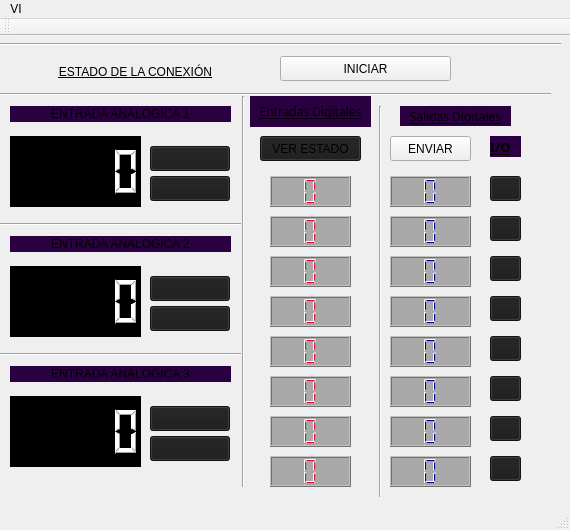
<?xml version="1.0" encoding="UTF-8"?>
<ui version="4.0">
 <class>MainWindow</class>
 <widget class="QMainWindow" name="MainWindow">
  <property name="geometry">
   <rect>
    <x>0</x>
    <y>0</y>
    <width>570</width>
    <height>530</height>
   </rect>
  </property>
  <property name="minimumSize">
   <size>
    <width>0</width>
    <height>0</height>
   </size>
  </property>
  <property name="windowTitle">
   <string>MainWindow</string>
  </property>
  <property name="autoFillBackground">
   <bool>false</bool>
  </property>
  <property name="styleSheet">
   <string notr="true"/>
  </property>
  <widget class="QWidget" name="centralWidget">
   <widget class="QLCDNumber" name="lcdNumber">
    <property name="geometry">
     <rect>
      <x>10</x>
      <y>100</y>
      <width>131</width>
      <height>71</height>
     </rect>
    </property>
    <property name="styleSheet">
     <string notr="true">QLCDNumber{color:rgb(255, 255, 255);background-color:rgb(0, 0, 0);}</string>
    </property>
    <property name="digitCount">
     <number>5</number>
    </property>
   </widget>
   <widget class="QLabel" name="label">
    <property name="geometry">
     <rect>
      <x>30</x>
      <y>20</y>
      <width>211</width>
      <height>31</height>
     </rect>
    </property>
    <property name="styleSheet">
     <string notr="true">

border-color: rgb(170, 170, 170);
font: 75 8pt &quot;Nirmala UI&quot;;
text-decoration: underline;</string>
    </property>
    <property name="text">
     <string>ESTADO DE LA CONEXIÓN</string>
    </property>
    <property name="alignment">
     <set>Qt::AlignCenter</set>
    </property>
   </widget>
   <widget class="QLCDNumber" name="lcdNumber_2">
    <property name="geometry">
     <rect>
      <x>10</x>
      <y>230</y>
      <width>131</width>
      <height>71</height>
     </rect>
    </property>
    <property name="styleSheet">
     <string notr="true">QLCDNumber{color:rgb(255, 255, 255);background-color:rgb(0, 0, 0);}</string>
    </property>
    <property name="digitCount">
     <number>5</number>
    </property>
   </widget>
   <widget class="QLCDNumber" name="lcdNumber_3">
    <property name="geometry">
     <rect>
      <x>10</x>
      <y>360</y>
      <width>131</width>
      <height>71</height>
     </rect>
    </property>
    <property name="styleSheet">
     <string notr="true">QLCDNumber{color:rgb(255, 255, 255);background-color:rgb(0, 0, 0);}</string>
    </property>
    <property name="digitCount">
     <number>5</number>
    </property>
   </widget>
   <widget class="QPushButton" name="pushButton">
    <property name="geometry">
     <rect>
      <x>280</x>
      <y>20</y>
      <width>171</width>
      <height>25</height>
     </rect>
    </property>
    <property name="styleSheet">
     <string notr="true">
border-color: rgb(159, 159, 159);
</string>
    </property>
    <property name="text">
     <string>INICIAR</string>
    </property>
   </widget>
   <widget class="QLabel" name="label_2">
    <property name="geometry">
     <rect>
      <x>10</x>
      <y>70</y>
      <width>221</width>
      <height>16</height>
     </rect>
    </property>
    <property name="styleSheet">
     <string notr="true">background-color: rgb(43, 0, 65);
border-color: rgb(170, 170, 170);</string>
    </property>
    <property name="text">
     <string>ENTRADA ANALOGICA 1</string>
    </property>
    <property name="alignment">
     <set>Qt::AlignCenter</set>
    </property>
   </widget>
   <widget class="QLabel" name="label_3">
    <property name="geometry">
     <rect>
      <x>10</x>
      <y>200</y>
      <width>221</width>
      <height>16</height>
     </rect>
    </property>
    <property name="styleSheet">
     <string notr="true">background-color: rgb(43, 0, 65);
border-color: rgb(170, 170, 170);</string>
    </property>
    <property name="text">
     <string>ENTRADA ANALOGICA 2</string>
    </property>
    <property name="alignment">
     <set>Qt::AlignCenter</set>
    </property>
   </widget>
   <widget class="QLabel" name="label_4">
    <property name="geometry">
     <rect>
      <x>10</x>
      <y>330</y>
      <width>221</width>
      <height>16</height>
     </rect>
    </property>
    <property name="styleSheet">
     <string notr="true">background-color: rgb(43, 0, 65);
border-color: rgb(170, 170, 170);</string>
    </property>
    <property name="text">
     <string>ENTRADA ANALOGICA 3</string>
    </property>
    <property name="alignment">
     <set>Qt::AlignCenter</set>
    </property>
   </widget>
   <widget class="QPushButton" name="Boton1">
    <property name="geometry">
     <rect>
      <x>150</x>
      <y>110</y>
      <width>80</width>
      <height>25</height>
     </rect>
    </property>
    <property name="styleSheet">
     <string notr="true">background-color: rgb(27, 27, 27);
border-color: rgb(159, 159, 159);
</string>
    </property>
    <property name="text">
     <string/>
    </property>
   </widget>
   <widget class="QPushButton" name="Boton2">
    <property name="geometry">
     <rect>
      <x>150</x>
      <y>140</y>
      <width>80</width>
      <height>25</height>
     </rect>
    </property>
    <property name="styleSheet">
     <string notr="true">background-color: rgb(27, 27, 27);
border-color: rgb(159, 159, 159);
</string>
    </property>
    <property name="text">
     <string/>
    </property>
   </widget>
   <widget class="QPushButton" name="Boton3">
    <property name="geometry">
     <rect>
      <x>150</x>
      <y>240</y>
      <width>80</width>
      <height>25</height>
     </rect>
    </property>
    <property name="styleSheet">
     <string notr="true">background-color: rgb(27, 27, 27);
border-color: rgb(159, 159, 159);
</string>
    </property>
    <property name="text">
     <string/>
    </property>
   </widget>
   <widget class="QLCDNumber" name="LcdOut1">
    <property name="geometry">
     <rect>
      <x>390</x>
      <y>140</y>
      <width>81</width>
      <height>31</height>
     </rect>
    </property>
    <property name="styleSheet">
     <string notr="true">QLCDNumber{color:rgb(0, 0, 139);background-color:rgb(169,169, 169);}</string>
    </property>
    <property name="digitCount">
     <number>1</number>
    </property>
   </widget>
   <widget class="QLCDNumber" name="LcdOut2">
    <property name="geometry">
     <rect>
      <x>390</x>
      <y>180</y>
      <width>81</width>
      <height>31</height>
     </rect>
    </property>
    <property name="styleSheet">
     <string notr="true">QLCDNumber{color:rgb(0, 0, 139);background-color:rgb(169,169, 169);}</string>
    </property>
    <property name="digitCount">
     <number>1</number>
    </property>
   </widget>
   <widget class="QLCDNumber" name="LcdOut3">
    <property name="geometry">
     <rect>
      <x>390</x>
      <y>220</y>
      <width>81</width>
      <height>31</height>
     </rect>
    </property>
    <property name="styleSheet">
     <string notr="true">QLCDNumber{color:rgb(0, 0, 139);background-color:rgb(169,169, 169);}</string>
    </property>
    <property name="digitCount">
     <number>1</number>
    </property>
   </widget>
   <widget class="QLCDNumber" name="LcdOut4">
    <property name="geometry">
     <rect>
      <x>390</x>
      <y>260</y>
      <width>81</width>
      <height>31</height>
     </rect>
    </property>
    <property name="styleSheet">
     <string notr="true">QLCDNumber{color:rgb(0, 0, 139);background-color:rgb(169,169, 169);}</string>
    </property>
    <property name="digitCount">
     <number>1</number>
    </property>
   </widget>
   <widget class="QLCDNumber" name="LcdOut8">
    <property name="geometry">
     <rect>
      <x>390</x>
      <y>420</y>
      <width>81</width>
      <height>31</height>
     </rect>
    </property>
    <property name="styleSheet">
     <string notr="true">QLCDNumber{color:rgb(0, 0, 139);background-color:rgb(169,169, 169);}</string>
    </property>
    <property name="digitCount">
     <number>1</number>
    </property>
   </widget>
   <widget class="QLCDNumber" name="LcdOut5">
    <property name="geometry">
     <rect>
      <x>390</x>
      <y>300</y>
      <width>81</width>
      <height>31</height>
     </rect>
    </property>
    <property name="styleSheet">
     <string notr="true">QLCDNumber{color:rgb(0, 0, 139);background-color:rgb(169,169, 169);}</string>
    </property>
    <property name="digitCount">
     <number>1</number>
    </property>
   </widget>
   <widget class="QLCDNumber" name="LcdOut6">
    <property name="geometry">
     <rect>
      <x>390</x>
      <y>340</y>
      <width>81</width>
      <height>31</height>
     </rect>
    </property>
    <property name="styleSheet">
     <string notr="true">QLCDNumber{color:rgb(0, 0, 139);background-color:rgb(169,169, 169);}</string>
    </property>
    <property name="digitCount">
     <number>1</number>
    </property>
   </widget>
   <widget class="QLCDNumber" name="LcdOut7">
    <property name="geometry">
     <rect>
      <x>390</x>
      <y>380</y>
      <width>81</width>
      <height>31</height>
     </rect>
    </property>
    <property name="styleSheet">
     <string notr="true">QLCDNumber{color:rgb(0, 0, 139);background-color:rgb(169,169, 169);}</string>
    </property>
    <property name="digitCount">
     <number>1</number>
    </property>
   </widget>
   <widget class="QLCDNumber" name="lcdNumber_12">
    <property name="geometry">
     <rect>
      <x>270</x>
      <y>260</y>
      <width>81</width>
      <height>31</height>
     </rect>
    </property>
    <property name="styleSheet">
     <string notr="true">QLCDNumber{color:rgb(220, 20, 60);background-color:rgb(169, 169, 169);}</string>
    </property>
    <property name="digitCount">
     <number>1</number>
    </property>
   </widget>
   <widget class="QLCDNumber" name="lcdNumber_13">
    <property name="geometry">
     <rect>
      <x>270</x>
      <y>140</y>
      <width>81</width>
      <height>31</height>
     </rect>
    </property>
    <property name="styleSheet">
     <string notr="true">QLCDNumber{color:rgb(220, 20, 60);background-color:rgb(169, 169, 169);}</string>
    </property>
    <property name="digitCount">
     <number>1</number>
    </property>
   </widget>
   <widget class="QLCDNumber" name="lcdNumber_14">
    <property name="geometry">
     <rect>
      <x>270</x>
      <y>180</y>
      <width>81</width>
      <height>31</height>
     </rect>
    </property>
    <property name="styleSheet">
     <string notr="true">QLCDNumber{color:rgb(220, 20, 60);background-color:rgb(169, 169, 169);}</string>
    </property>
    <property name="digitCount">
     <number>1</number>
    </property>
   </widget>
   <widget class="QLCDNumber" name="lcdNumber_15">
    <property name="geometry">
     <rect>
      <x>270</x>
      <y>340</y>
      <width>81</width>
      <height>31</height>
     </rect>
    </property>
    <property name="styleSheet">
     <string notr="true">QLCDNumber{color:rgb(220, 20, 60);background-color:rgb(169, 169, 169);}</string>
    </property>
    <property name="digitCount">
     <number>1</number>
    </property>
   </widget>
   <widget class="QLCDNumber" name="lcdNumber_16">
    <property name="geometry">
     <rect>
      <x>270</x>
      <y>220</y>
      <width>81</width>
      <height>31</height>
     </rect>
    </property>
    <property name="styleSheet">
     <string notr="true">QLCDNumber{color:rgb(220, 20, 60);background-color:rgb(169, 169, 169);}</string>
    </property>
    <property name="digitCount">
     <number>1</number>
    </property>
   </widget>
   <widget class="QLCDNumber" name="lcdNumber_17">
    <property name="geometry">
     <rect>
      <x>270</x>
      <y>380</y>
      <width>81</width>
      <height>31</height>
     </rect>
    </property>
    <property name="styleSheet">
     <string notr="true">QLCDNumber{color:rgb(220, 20, 60);background-color:rgb(169, 169, 169);}</string>
    </property>
    <property name="digitCount">
     <number>1</number>
    </property>
   </widget>
   <widget class="QLCDNumber" name="lcdNumber_18">
    <property name="geometry">
     <rect>
      <x>270</x>
      <y>300</y>
      <width>81</width>
      <height>31</height>
     </rect>
    </property>
    <property name="styleSheet">
     <string notr="true">QLCDNumber{color:rgb(220, 20, 60);background-color:rgb(169, 169, 169);}</string>
    </property>
    <property name="digitCount">
     <number>1</number>
    </property>
   </widget>
   <widget class="QLCDNumber" name="lcdNumber_19">
    <property name="geometry">
     <rect>
      <x>270</x>
      <y>420</y>
      <width>81</width>
      <height>31</height>
     </rect>
    </property>
    <property name="styleSheet">
     <string notr="true">QLCDNumber{color:rgb(220, 20, 60);background-color:rgb(169, 169, 169);}</string>
    </property>
    <property name="digitCount">
     <number>1</number>
    </property>
   </widget>
   <widget class="QLabel" name="label_5">
    <property name="geometry">
     <rect>
      <x>250</x>
      <y>60</y>
      <width>121</width>
      <height>31</height>
     </rect>
    </property>
    <property name="font">
     <font>
      <family>Tw Cen MT Condensed Extra Bold</family>
      <pointsize>9</pointsize>
      <underline>true</underline>
     </font>
    </property>
    <property name="styleSheet">
     <string notr="true">background-color: rgb(43, 0, 65);
selection-background-color: rgb(255, 255, 255);
border-color: rgb(170, 170, 170);</string>
    </property>
    <property name="text">
     <string>Entradas Digitales</string>
    </property>
    <property name="scaledContents">
     <bool>false</bool>
    </property>
    <property name="alignment">
     <set>Qt::AlignCenter</set>
    </property>
    <property name="wordWrap">
     <bool>false</bool>
    </property>
   </widget>
   <widget class="Line" name="line">
    <property name="geometry">
     <rect>
      <x>-20</x>
      <y>50</y>
      <width>571</width>
      <height>16</height>
     </rect>
    </property>
    <property name="orientation">
     <enum>Qt::Horizontal</enum>
    </property>
   </widget>
   <widget class="Line" name="line_2">
    <property name="geometry">
     <rect>
      <x>233</x>
      <y>60</y>
      <width>20</width>
      <height>391</height>
     </rect>
    </property>
    <property name="orientation">
     <enum>Qt::Vertical</enum>
    </property>
   </widget>
   <widget class="Line" name="line_3">
    <property name="geometry">
     <rect>
      <x>370</x>
      <y>70</y>
      <width>20</width>
      <height>391</height>
     </rect>
    </property>
    <property name="orientation">
     <enum>Qt::Vertical</enum>
    </property>
   </widget>
   <widget class="QPushButton" name="pushButton_5">
    <property name="geometry">
     <rect>
      <x>260</x>
      <y>100</y>
      <width>101</width>
      <height>25</height>
     </rect>
    </property>
    <property name="styleSheet">
     <string notr="true">background-color: rgb(27, 27, 27);
border-color: rgb(159, 159, 159);
</string>
    </property>
    <property name="text">
     <string>VER ESTADO</string>
    </property>
   </widget>
   <widget class="QLabel" name="label_7">
    <property name="geometry">
     <rect>
      <x>400</x>
      <y>70</y>
      <width>111</width>
      <height>20</height>
     </rect>
    </property>
    <property name="font">
     <font>
      <family>Tw Cen MT Condensed Extra Bold</family>
      <pointsize>9</pointsize>
      <underline>true</underline>
     </font>
    </property>
    <property name="styleSheet">
     <string notr="true">background-color: rgb(43, 0, 65);
border-color: rgb(170, 170, 170);</string>
    </property>
    <property name="text">
     <string>Salidas Digitales</string>
    </property>
    <property name="alignment">
     <set>Qt::AlignCenter</set>
    </property>
   </widget>
   <widget class="QPushButton" name="Send1">
    <property name="geometry">
     <rect>
      <x>490</x>
      <y>140</y>
      <width>31</width>
      <height>25</height>
     </rect>
    </property>
    <property name="styleSheet">
     <string notr="true">background-color: rgb(27, 27, 27);
border-color: rgb(159, 159, 159);
</string>
    </property>
    <property name="text">
     <string/>
    </property>
   </widget>
   <widget class="QPushButton" name="Send2">
    <property name="geometry">
     <rect>
      <x>490</x>
      <y>180</y>
      <width>31</width>
      <height>25</height>
     </rect>
    </property>
    <property name="styleSheet">
     <string notr="true">background-color: rgb(27, 27, 27);
border-color: rgb(159, 159, 159);
</string>
    </property>
    <property name="text">
     <string/>
    </property>
   </widget>
   <widget class="QPushButton" name="Send4">
    <property name="geometry">
     <rect>
      <x>490</x>
      <y>260</y>
      <width>31</width>
      <height>25</height>
     </rect>
    </property>
    <property name="styleSheet">
     <string notr="true">background-color: rgb(27, 27, 27);
border-color: rgb(159, 159, 159);
</string>
    </property>
    <property name="text">
     <string/>
    </property>
   </widget>
   <widget class="QPushButton" name="Send3">
    <property name="geometry">
     <rect>
      <x>490</x>
      <y>220</y>
      <width>31</width>
      <height>25</height>
     </rect>
    </property>
    <property name="styleSheet">
     <string notr="true">background-color: rgb(27, 27, 27);
border-color: rgb(159, 159, 159);
</string>
    </property>
    <property name="text">
     <string/>
    </property>
   </widget>
   <widget class="QPushButton" name="Send8">
    <property name="geometry">
     <rect>
      <x>490</x>
      <y>420</y>
      <width>31</width>
      <height>25</height>
     </rect>
    </property>
    <property name="styleSheet">
     <string notr="true">background-color: rgb(27, 27, 27);
border-color: rgb(159, 159, 159);
</string>
    </property>
    <property name="text">
     <string/>
    </property>
   </widget>
   <widget class="QPushButton" name="Send7">
    <property name="geometry">
     <rect>
      <x>490</x>
      <y>380</y>
      <width>31</width>
      <height>25</height>
     </rect>
    </property>
    <property name="styleSheet">
     <string notr="true">background-color: rgb(27, 27, 27);
border-color: rgb(159, 159, 159);
</string>
    </property>
    <property name="text">
     <string/>
    </property>
   </widget>
   <widget class="QPushButton" name="Send6">
    <property name="geometry">
     <rect>
      <x>490</x>
      <y>340</y>
      <width>31</width>
      <height>25</height>
     </rect>
    </property>
    <property name="styleSheet">
     <string notr="true">background-color: rgb(27, 27, 27);
border-color: rgb(159, 159, 159);
</string>
    </property>
    <property name="text">
     <string/>
    </property>
   </widget>
   <widget class="QPushButton" name="Send5">
    <property name="geometry">
     <rect>
      <x>490</x>
      <y>300</y>
      <width>31</width>
      <height>25</height>
     </rect>
    </property>
    <property name="styleSheet">
     <string notr="true">background-color: rgb(27, 27, 27);
border-color: rgb(159, 159, 159);
</string>
    </property>
    <property name="text">
     <string/>
    </property>
   </widget>
   <widget class="QLabel" name="label_6">
    <property name="geometry">
     <rect>
      <x>490</x>
      <y>100</y>
      <width>31</width>
      <height>21</height>
     </rect>
    </property>
    <property name="font">
     <font>
      <family>Yu Gothic UI Semibold</family>
      <pointsize>10</pointsize>
      <weight>75</weight>
      <bold>true</bold>
      <underline>true</underline>
     </font>
    </property>
    <property name="styleSheet">
     <string notr="true">background-color: rgb(43, 0, 65);
border-color: rgb(170, 170, 170);</string>
    </property>
    <property name="text">
     <string>I/O</string>
    </property>
   </widget>
   <widget class="QPushButton" name="Boton4">
    <property name="geometry">
     <rect>
      <x>150</x>
      <y>270</y>
      <width>80</width>
      <height>25</height>
     </rect>
    </property>
    <property name="styleSheet">
     <string notr="true">background-color: rgb(27, 27, 27);
border-color: rgb(159, 159, 159);
</string>
    </property>
    <property name="text">
     <string/>
    </property>
   </widget>
   <widget class="QPushButton" name="Boton6">
    <property name="geometry">
     <rect>
      <x>150</x>
      <y>400</y>
      <width>80</width>
      <height>25</height>
     </rect>
    </property>
    <property name="styleSheet">
     <string notr="true">background-color: rgb(27, 27, 27);
border-color: rgb(159, 159, 159);
</string>
    </property>
    <property name="text">
     <string/>
    </property>
   </widget>
   <widget class="QPushButton" name="Boton5">
    <property name="geometry">
     <rect>
      <x>150</x>
      <y>370</y>
      <width>80</width>
      <height>25</height>
     </rect>
    </property>
    <property name="styleSheet">
     <string notr="true">background-color: rgb(27, 27, 27);
border-color: rgb(159, 159, 159);
</string>
    </property>
    <property name="text">
     <string/>
    </property>
   </widget>
   <widget class="QPushButton" name="pushButton_2">
    <property name="geometry">
     <rect>
      <x>390</x>
      <y>100</y>
      <width>81</width>
      <height>25</height>
     </rect>
    </property>
    <property name="styleSheet">
     <string notr="true">
border-color: rgb(159, 159, 159);
</string>
    </property>
    <property name="text">
     <string>ENVIAR</string>
    </property>
   </widget>
   <widget class="Line" name="line_4">
    <property name="geometry">
     <rect>
      <x>-10</x>
      <y>0</y>
      <width>571</width>
      <height>16</height>
     </rect>
    </property>
    <property name="orientation">
     <enum>Qt::Horizontal</enum>
    </property>
   </widget>
   <widget class="Line" name="line_5">
    <property name="geometry">
     <rect>
      <x>0</x>
      <y>180</y>
      <width>241</width>
      <height>16</height>
     </rect>
    </property>
    <property name="orientation">
     <enum>Qt::Horizontal</enum>
    </property>
   </widget>
   <widget class="Line" name="line_6">
    <property name="geometry">
     <rect>
      <x>0</x>
      <y>310</y>
      <width>241</width>
      <height>16</height>
     </rect>
    </property>
    <property name="orientation">
     <enum>Qt::Horizontal</enum>
    </property>
   </widget>
  </widget>
  <widget class="QMenuBar" name="menuBar">
   <property name="geometry">
    <rect>
     <x>0</x>
     <y>0</y>
     <width>570</width>
     <height>25</height>
    </rect>
   </property>
   <widget class="QMenu" name="menuVI">
    <property name="title">
     <string>VI</string>
    </property>
   </widget>
   <addaction name="menuVI"/>
  </widget>
  <widget class="QToolBar" name="mainToolBar">
   <attribute name="toolBarArea">
    <enum>TopToolBarArea</enum>
   </attribute>
   <attribute name="toolBarBreak">
    <bool>false</bool>
   </attribute>
  </widget>
  <widget class="QStatusBar" name="statusBar"/>
 </widget>
 <layoutdefault spacing="6" margin="11"/>
 <resources/>
 <connections/>
</ui>
